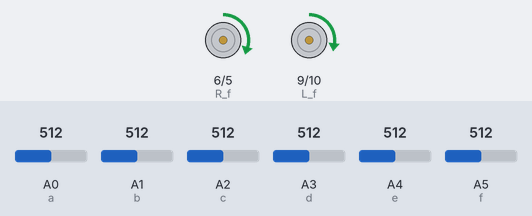
The sketch below on a simulated Arduino Uno, built with avr-gcc and run on an emulated ATmega328P. Shown: motor-driver pin pairs drawn as motors (green arrow = first pin HIGH = forward, orange = second pin HIGH = backward, longer = more drive). The test bench sets the inputs (shaded band); at power-on: A0 (a) = 512, A2 (c) = 512, A1 (b) = 512, A3 (d) = 512, A4 (e) = 512, A5 (f) = 512.

Above: at 1.2 s.
1.3 s: A0 (a) set to 106
2.8 s: A0 (a) set to 94
At 3.3 s:
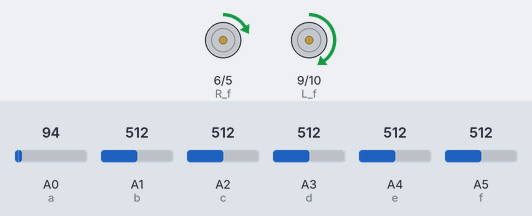
4.3 s: A2 (c) set to 90
At 5.5 s:
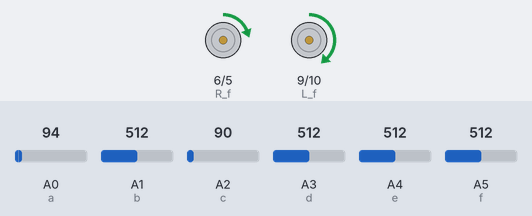
5.8 s: A1 (b) set to 90
At 6.7 s:
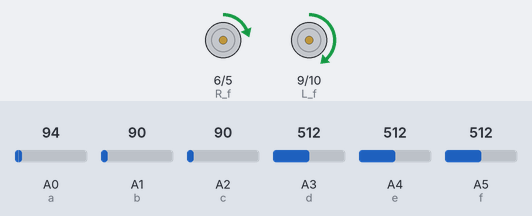
7.3 s: A3 (d) set to 90
At 7.9 s:
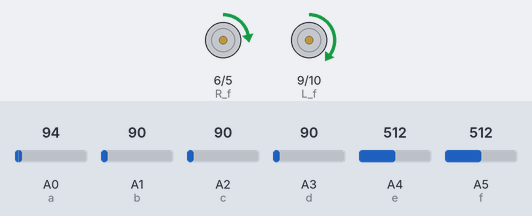
8.8 s: A4 (e) set to 90
At 10.2 s:
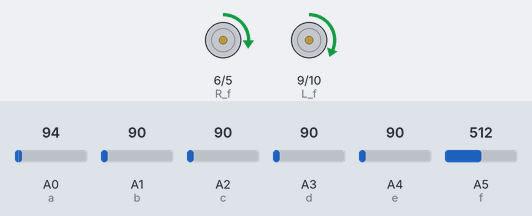
Timing chart, 0 to 11.3 s (numbered marks = the images above; inputs shaded):
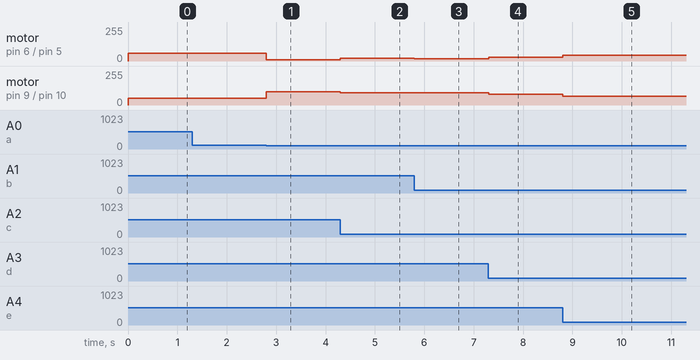

Measured:
- the behaviour switches between 100 and 99 on A0 (a) (found by bisection; images 0 and 1)
- after the input at 1.3 s, every drawn part: stays the same
- after the input at 2.8 s, motor on pin 6 (R_f) / pin 5 (R_b): forward 60/255 → forward 10/255 at once; motor on pin 9 (L_f) / pin 10 (L_b): forward 50/255 → forward 100/255 at once
- after the input at 4.3 s, motor on pin 6 (R_f) / pin 5 (R_b): forward 10/255 → forward 19/255 at once; motor on pin 9 (L_f) / pin 10 (L_b): forward 100/255 → forward 91/255 at once
- after the input at 5.8 s, motor on pin 6 (R_f) / pin 5 (R_b): forward 19/255 → forward 17/255 at once; motor on pin 9 (L_f) / pin 10 (L_b): forward 91/255 → forward 93/255 at once
- after the input at 7.3 s, motor on pin 6 (R_f) / pin 5 (R_b): forward 17/255 → forward 30/255 at once; motor on pin 9 (L_f) / pin 10 (L_b): forward 93/255 → forward 80/255 at once
- after the input at 8.8 s, motor on pin 6 (R_f) / pin 5 (R_b): forward 30/255 → forward 44/255 at once; motor on pin 9 (L_f) / pin 10 (L_b): forward 80/255 → forward 66/255 at once

The sketch:

Linetrace.ino
```cpp
//フォトトランジスタ
int a = A0;
int b = A1;
int c = A2;
int d = A3;
int e = A4;
int f = A5;

//モーター
int L_f = 9;
int L_b = 10;
int R_f = 6;
int R_b = 5;

int out = 0;
int kp = 50;


int LMP = 50;
int RMP = 50;

void setup()
{
  pinMode(L_f, OUTPUT);
  pinMode(L_b, OUTPUT);
  pinMode(R_f, OUTPUT);
  pinMode(R_b, OUTPUT);

  pinMode(a, INPUT);
  pinMode(b, INPUT);
  pinMode(c, INPUT);
  pinMode(d, INPUT);
  pinMode(e, INPUT);
  pinMode(f, INPUT);
  //Serial.begin(9600);
}

void loop()
{

  int n = 1;
  double ls = 0;
  int sp = 50;

  //どのフォトで白線を読んでいるか
  if (analogRead(a) < 100)
  {
    ls -= 2;
    n += 1;
    out = -2;
    kp = 50;
  }
  if (analogRead(b) < 100)
  {
    ls -= 1;
    n += 1;
    out = -1;
    kp = 50;
  }
  if (analogRead(c) < 100)
  {
    ls -= 0.5;
    n += 1;
    out = 0;
    kp = 50;
  }
  if (analogRead(d) < 100)
  {
    ls += 0.5;
    n += 1;
    out = 0;
    kp = 50;
  }
  if (analogRead(e) < 100)
  {
    ls += 1;
    n += 1;
    out = 1;
    kp = 50;
  }
  if (analogRead(f) < 100)
  {
    ls += 2;
    n += 1;
    out = 2;
    kp = 50;
  }
  if (analogRead(f)>100 && analogRead(a)>100 && out == 2)
  {
    kp = sp / 2;
    n = 1;
    ls = 1;
  }
  if (analogRead(f)>100 && analogRead(a)>100 && out == -2)
  {
    kp = -sp / 2;
    n = 1;
    ls = 1;
  }

  //比例制御
  int MD = kp * (ls / n);

  LMP = sp - MD;
  RMP = sp+10 + MD;

  //モーターを動かす関数
  driveMotor(LMP, RMP);
  //Serial.println(out);
}

//モーターを動かす関数
void driveMotor(int left, int right)
{

  //255は超えないようにする
  if (left > 255)
  {
    left = 255;
  }
  else if (left < -255)
  {
    left = -255;
  }
  if (right > 255)
  {
    right = 255;
  }
  else if (right < -255)
  {
    right = -255;
  }

  if (left > 0)
  {
    analogWrite(L_f, left);
    analogWrite(L_b, 0);
  }
  else
  {
    left = abs(left);
    analogWrite(L_f, 0);
    analogWrite(L_b, left);
  }
  if (right > 0)
  {
    analogWrite(R_f, right);
    analogWrite(R_b, 0);
  }
  else
  {
    right = abs(right);
    analogWrite(R_f, 0);
    analogWrite(R_b, right);
  }
}
```
